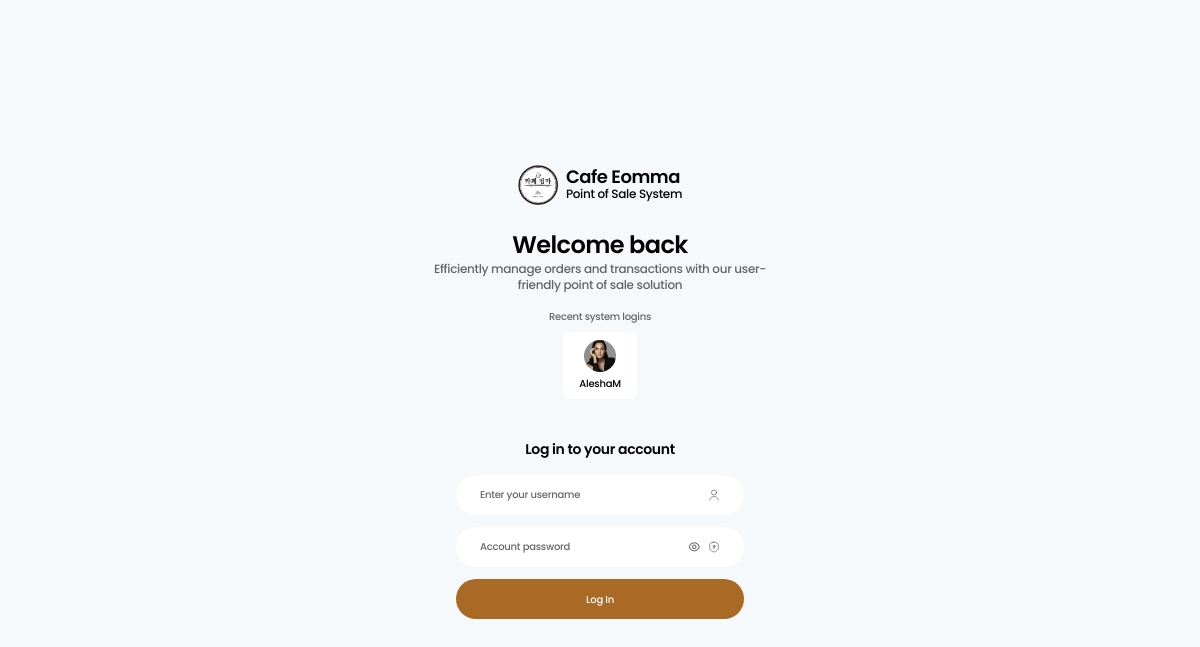
Page /app/Views/index.php on the earlier database version.
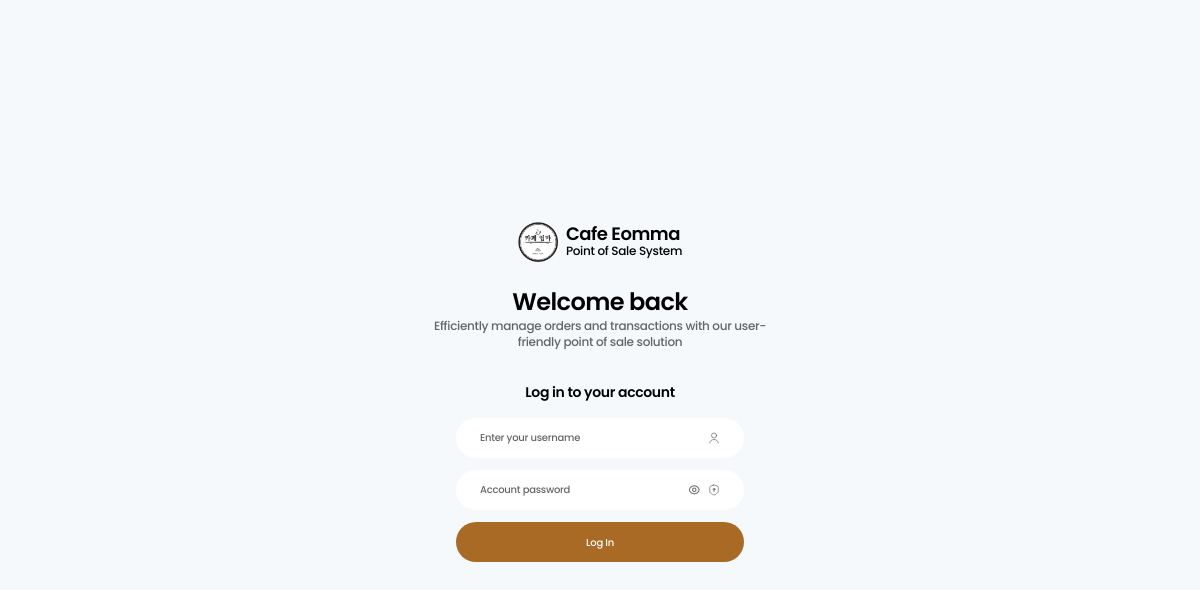
Same page on the later database version.
### tables this page shows
CREATE TABLE `system_logs` (
  `id` int(11) NOT NULL,
  `user_id` varchar(200) NOT NULL,
  `type` varchar(50) NOT NULL,
  `date_created` datetime NOT NULL
);

CREATE TABLE `accounts` (
  `id` int(11) NOT NULL,
  `user_id` varchar(200) NOT NULL,
  `fullname` varchar(100) NOT NULL,
  `username` varchar(50) NOT NULL,
  `gender` varchar(20) NOT NULL,
  `contact_number` varchar(11) NOT NULL,
  `address` varchar(100) NOT NULL,
  `password` varchar(200) NOT NULL,
  `role_id` varchar(200) NOT NULL,
  `account_status` varchar(20) NOT NULL,
  `profile` tinyint(4) NOT NULL,
  `date_created` datetime NOT NULL
);

### app/Utils/DbHelper.php (called while the page is built, shortened)
<?php
class DbHelper
{
  private $stmt;
  private $conn;
  public function __construct(PDO $db)
  {
    $this->conn = $db;
  }
  public function query(string $query, array $values = []): string
  {
    $this->stmt = $this->conn->prepare($query);
    return empty($values)
      ? $this->stmt->execute()
      : $this->stmt->execute($values);
  }
  public function rowCount(): int
  {
    return $this->stmt->rowCount();
  }
  public function fetchAll(): array
  {
    return $this->stmt->fetchAll(PDO::FETCH_OBJ);
  }
}

### app/Views/index.php (the view, shortened to what this page needs)
<?php
  require_once __DIR__.'/../../config/init.php';
  require('./app/Views/partials/_header.php');
?>
  <main class="min-h-screen grid place-items-center bg-light-gray">
    <div class="w-[min(26rem,90%)] rounded-md p-6">
      <div class="flex items-center justify-center gap-2 mb-6">
        <img src="<?php echo SYSTEM_URL ?>public/images/logo.png" alt="logo" class="w-10 h-10">
        <div>
          <p class="text-lg font-semibold text-black leading-none">Cafe Eomma</p>
          <p class="text-xs font-medium text-black">Point of Sale System</p>
        </div>
      </div>
      <h1 class="text-2xl font-semibold text-black text-center">Welcome back</h1>
      <p class="text-xs font-medium text-black/60 text-center mb-4">Efficiently manage orders and transactions with our user-friendly point of sale solution</p>
      <?php
        $helper->query("SELECT * FROM `system_logs` s LEFT JOIN `accounts` a ON s.user_id=a.user_id WHERE NOT s.user_id = ? AND s.type = ? GROUP BY s.user_id", ['5659b391-4e4a-11ee-8673-088fc30176f9', 'Logged In']);
        if($helper->rowCount() > 0){
      ?>
          <p class="text-[10px] font-medium text-black/60 text-center mb-2">Recent system logins</p>
          <div class="flex justify-center items-center gap-1 mb-6">
          <?php foreach($helper->fetchAll() as $recent): ?>
            <div class="bg-white rounded-md py-2 px-4">
              <img src="<?php echo SYSTEM_URL ?>uploads/users/<?= $recent->profile == 1 ? $recent->user_id.".jpg" : $recent->gender.".svg" ?>" alt="profile" class="w-8 h-8 object-cover rounded-full mx-auto mb-1">
              <p class="text-[10px] font-medium text-black text-center"><?= $recent->username ?></p>
            </div>
          <?php endforeach ?>
          </div>
      <?php } ?>
      <form autocomplete="off" class="w-[min(20rem,100%)] rounded-md p-4 mx-auto" id="login-form">
        <p class="text-sm font-semibold text-black text-center mb-4">Log in to your account</p>
        <div class="flex items-center h-10 bg-white rounded-full px-6 mb-3">
          <input type="text" name="username" class="w-full h-full text-[10px] font-medium text-black placeholder:text-black/60 bg-transparent" placeholder="Enter your username">
          <img src="<?php echo SYSTEM_URL ?>public/icons/user-linear.svg" alt="user" class="w-3 h-3">
        </div>
        <div class="flex items-center gap-2 h-10 bg-white rounded-full px-6 mb-3">
          <input type="password" name="password" class="w-full h-full text-[10px] font-medium text-black placeholder:text-black/60 bg-transparent" placeholder="Account password">
          <i role="button" class="show-password ri-eye-line text-xs text-black/60"></i>
          <img src="<?php echo SYSTEM_URL ?>public/icons/eye-shield-security-linear.svg" alt="security" class="w-3 h-3">
        </div>
        <button type="submit" id="login-btn" class="w-full h-10 rounded-full bg-primary text-white text-[10px] font-medium disabled:cursor-wait">Log In</button>
      </form>
    </div>
  </main>
<?php require('./app/Views/partials/_footer.php') ?>

Differences in the rows shown:
removed system_logs: accounts.user_id (picture), accounts.username "AleshaM"
Other differences:
text no longer shown: "Recent system logins"
